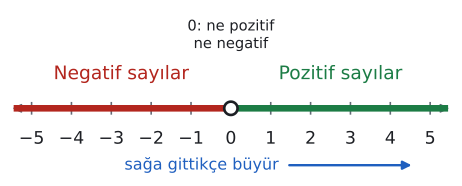

The Python source for this figure:
import sys; sys.path.insert(0, "tools")
from cizim import *

# Sayı doğrusunda negatifler solda, pozitifler sağda; sıfır ikisi de değil. Sağdaki sayı her zaman büyüktür.
fig, ax = sekil(6, 2.3)
sayi_dogrusu(ax, -5, 5)
ax.set_ylim(-1.0, 1.45)
ax.hlines(0, -5.45, -0.12, color=KIRMIZI, lw=5, zorder=3)
ax.hlines(0, 0.12, 5.45, color=YESIL, lw=5, zorder=3)
ax.plot(0, 0, "o", color=YAZI, markerfacecolor="white", markersize=10, mew=2, zorder=5)
ax.text(-2.75, 0.42, "Negatif sayılar", ha="center", color=KIRMIZI, fontsize=14)
ax.text(2.75, 0.42, "Pozitif sayılar", ha="center", color=YESIL, fontsize=14)
ax.text(0, 1.05, "0: ne pozitif\nne negatif", ha="center", va="center", color=YAZI, fontsize=11)
ax.annotate("", xy=(4.6, -0.82), xytext=(1.4, -0.82), arrowprops=dict(arrowstyle="-|>", color=MAVI, lw=1.8))
ax.text(1.2, -0.82, "sağa gittikçe büyür", ha="right", va="center", color=MAVI, fontsize=12)
kaydet(fig, __file__)
